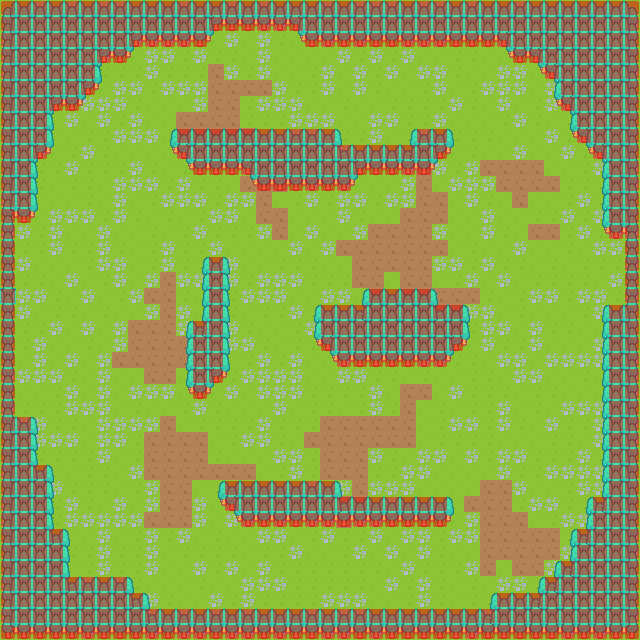

A 2D game scene composited from a Tiled map and its tileset images. What follows is a short description and the map's XML, with each tile layer's data collapsed to a summary:
An orthogonal 40x40 tile map with 16x16 px tiles, 4 tile layers (floor, tree, tree2, collsion), 3 tilesets.

<map version="1.2" tiledversion="1.2.4" orientation="orthogonal" renderorder="left-down" width="40" height="40" tilewidth="16" tileheight="16" infinite="0" nextlayerid="5" nextobjectid="1">
 <tileset firstgid="1" source="../villageSheet.tsx" />
 <tileset firstgid="1768" source="../tilemap.tsx" />
 <tileset firstgid="2254" source="../red-collision-box.tsx" />
 <layer id="1" name="floor" width="40" height="40" locked="1">
  <data>[1600 cells, 1600 non-empty, 4 distinct tile ids]</data>
 </layer>
 <layer id="2" name="tree" width="40" height="40">
  <data>[1600 cells, 637 non-empty, 12 distinct tile ids]</data>
 </layer>
 <layer id="3" name="tree2" width="40" height="40">
  <data>[1600 cells, 102 non-empty, 6 distinct tile ids]</data>
 </layer>
 <layer id="4" name="collsion" width="40" height="40">
  <data>[1600 cells, 537 non-empty, 1 distinct tile ids]</data>
 </layer>
</map>
